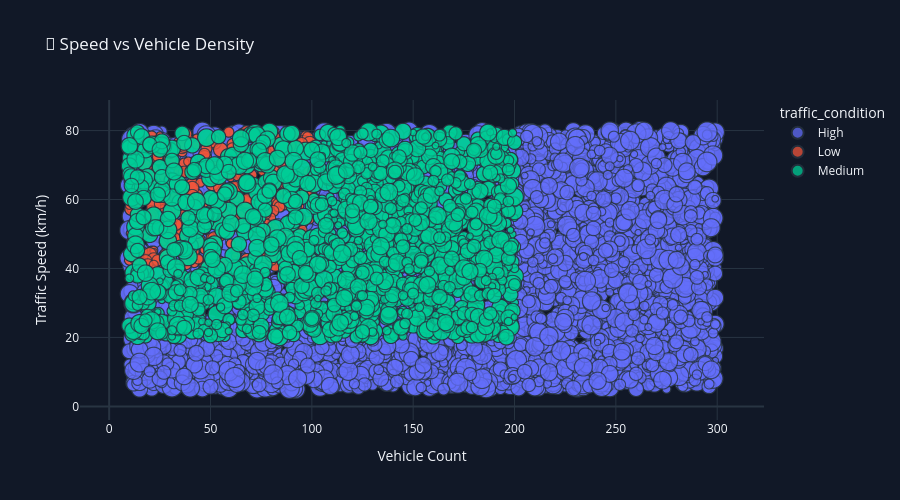

Notebook code cell kept with this figure:
### Code cell
scatter_df = df.dropna(
    subset=[
        "vehicle_count",
        "traffic_speed_kmh",
        "road_occupancy_pct",
        "traffic_condition"
    ]
)

fig = px.scatter(
    scatter_df,
    x="vehicle_count",
    y="traffic_speed_kmh",
    color="traffic_condition",
    size="road_occupancy_pct",
    hover_data=[
        "weather_condition",
        "traffic_light_state",
        "latitude",
        "longitude"
    ],
    title="🚗 Speed vs Vehicle Density",
    template="plotly_dark",
    opacity=0.75
)

fig.update_layout(
    height=500,
    paper_bgcolor=CARD_BG,
    plot_bgcolor=CARD_BG,
    xaxis_title="Vehicle Count",
    yaxis_title="Traffic Speed (km/h)"
)

fig.show()

### Figure 1 — Plotly figure (JSON) as saved in the notebook; plotly's stock layout.template omitted (floating-point values rounded to 4 significant figures; data arrays with more than 128 entries replaced by an {"elided": "..."} marker saying what was removed)
{"data": [{"customdata": {"elided": "6332x4 mixed values"}, "hovertemplate": "traffic_condition=High<br>vehicle_count=%{x}<br>traffic_speed_kmh=%{y}<br>road_occupancy_pct=%{marker.size}<br>weather_condition=%{customdata[0]}<br>traffic_light_state=%{customdata[1]}<br>latitude=%{customdata[2]}<br>longitude=%{customdata[3]}<extra></extra>", "legendgroup": "High", "marker": {"color": "#636efa", "opacity": 0.75, "size": {"elided": "6332 float values"}, "sizemode": "area", "sizeref": 0.25, "symbol": "circle"}, "mode": "markers", "name": "High", "showlegend": true, "type": "scattergl", "x": {"elided": "6332 int values"}, "xaxis": "x", "y": {"elided": "6332 float values"}, "yaxis": "y"}, {"customdata": {"elided": "718x4 mixed values"}, "hovertemplate": "traffic_condition=Low<br>vehicle_count=%{x}<br>traffic_speed_kmh=%{y}<br>road_occupancy_pct=%{marker.size}<br>weather_condition=%{customdata[0]}<br>traffic_light_state=%{customdata[1]}<br>latitude=%{customdata[2]}<br>longitude=%{customdata[3]}<extra></extra>", "legendgroup": "Low", "marker": {"color": "#EF553B", "opacity": 0.75, "size": {"elided": "718 float values"}, "sizemode": "area", "sizeref": 0.25, "symbol": "circle"}, "mode": "markers", "name": "Low", "showlegend": true, "type": "scattergl", "x": {"elided": "718 int values"}, "xaxis": "x", "y": {"elided": "718 float values"}, "yaxis": "y"}, {"customdata": {"elided": "2950x4 mixed values"}, "hovertemplate": "traffic_condition=Medium<br>vehicle_count=%{x}<br>traffic_speed_kmh=%{y}<br>road_occupancy_pct=%{marker.size}<br>weather_condition=%{customdata[0]}<br>traffic_light_state=%{customdata[1]}<br>latitude=%{customdata[2]}<br>longitude=%{customdata[3]}<extra></extra>", "legendgroup": "Medium", "marker": {"color": "#00cc96", "opacity": 0.75, "size": {"elided": "2950 float values"}, "sizemode": "area", "sizeref": 0.25, "symbol": "circle"}, "mode": "markers", "name": "Medium", "showlegend": true, "type": "scattergl", "x": {"elided": "2950 int values"}, "xaxis": "x", "y": {"elided": "2950 float values"}, "yaxis": "y"}], "layout": {"height": 500, "legend": {"itemsizing": "constant", "title": {"text": "traffic_condition"}, "tracegroupgap": 0}, "paper_bgcolor": "#111827", "plot_bgcolor": "#111827", "title": {"text": "🚗 Speed vs Vehicle Density"}, "xaxis": {"anchor": "y", "domain": [0, 1], "title": {"text": "Vehicle Count"}}, "yaxis": {"anchor": "x", "domain": [0, 1], "title": {"text": "Traffic Speed (km/h)"}}}}
